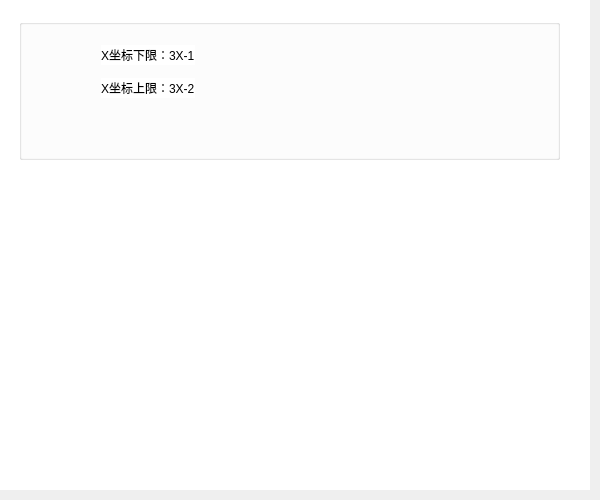
        <widget class="QWidget" name="MoveGraphLimitValueDesc">
         <widget class="QWidget" name="widget_7" native="true">
          <property name="geometry">
           <rect>
            <x>-1</x>
            <y>-1</y>
            <width>591</width>
            <height>491</height>
           </rect>
          </property>
          <property name="styleSheet">
           <string notr="true">background-color:white;
</string>
          </property>
          <widget class="QGroupBox" name="groupBox_7">
           <property name="geometry">
            <rect>
             <x>20</x>
             <y>20</y>
             <width>541</width>
             <height>141</height>
            </rect>
           </property>
           <property name="title">
            <string/>
           </property>
           <layout class="QVBoxLayout" name="verticalLayout_13">
            <property name="spacing">
             <number>13</number>
            </property>
            <property name="topMargin">
             <number>0</number>
            </property>
            <property name="bottomMargin">
             <number>0</number>
            </property>
            <item>
             <spacer name="verticalSpacer_10">
              <property name="orientation">
               <enum>Qt::Vertical</enum>
              </property>
              <property name="sizeType">
               <enum>QSizePolicy::Fixed</enum>
              </property>
              <property name="sizeHint" stdset="0">
               <size>
                <width>20</width>
                <height>20</height>
               </size>
              </property>
             </spacer>
            </item>
            <item>
             <layout class="QHBoxLayout" name="horizontalLayout_30">
              <item>
               <spacer name="horizontalSpacer_76">
                <property name="orientation">
                 <enum>Qt::Horizontal</enum>
                </property>
                <property name="sizeType">
                 <enum>QSizePolicy::Fixed</enum>
                </property>
                <property name="sizeHint" stdset="0">
                 <size>
                  <width>70</width>
                  <height>20</height>
                 </size>
                </property>
               </spacer>
              </item>
              <item>
               <widget class="QLabel" name="label_26">
                <property name="text">
                 <string>X坐标下限：3X-1</string>
                </property>
               </widget>
              </item>
              <item>
               <spacer name="horizontalSpacer_77">
                <property name="orientation">
                 <enum>Qt::Horizontal</enum>
                </property>
                <property name="sizeHint" stdset="0">
                 <size>
                  <width>40</width>
                  <height>20</height>
                 </size>
                </property>
               </spacer>
              </item>
             </layout>
            </item>
            <item>
             <layout class="QHBoxLayout" name="horizontalLayout_31">
              <item>
               <spacer name="horizontalSpacer_78">
                <property name="orientation">
                 <enum>Qt::Horizontal</enum>
                </property>
                <property name="sizeType">
                 <enum>QSizePolicy::Fixed</enum>
                </property>
                <property name="sizeHint" stdset="0">
                 <size>
                  <width>70</width>
                  <height>20</height>
                 </size>
                </property>
               </spacer>
              </item>
              <item>
               <widget class="QLabel" name="label_37">
                <property name="text">
                 <string>X坐标上限：3X-2</string>
                </property>
               </widget>
              </item>
              <item>
               <spacer name="horizontalSpacer_79">
                <property name="orientation">
                 <enum>Qt::Horizontal</enum>
                </property>
                <property name="sizeHint" stdset="0">
                 <size>
                  <width>40</width>
                  <height>20</height>
                 </size>
                </property>
               </spacer>
              </item>
             </layout>
            </item>
            <item>
             <spacer name="verticalSpacer_9">
              <property name="orientation">
               <enum>Qt::Vertical</enum>
              </property>
              <property name="sizeHint" stdset="0">
               <size>
                <width>20</width>
                <height>40</height>
               </size>
              </property>
             </spacer>
            </item>
           </layout>
          </widget>
         </widget>
        </widget>
